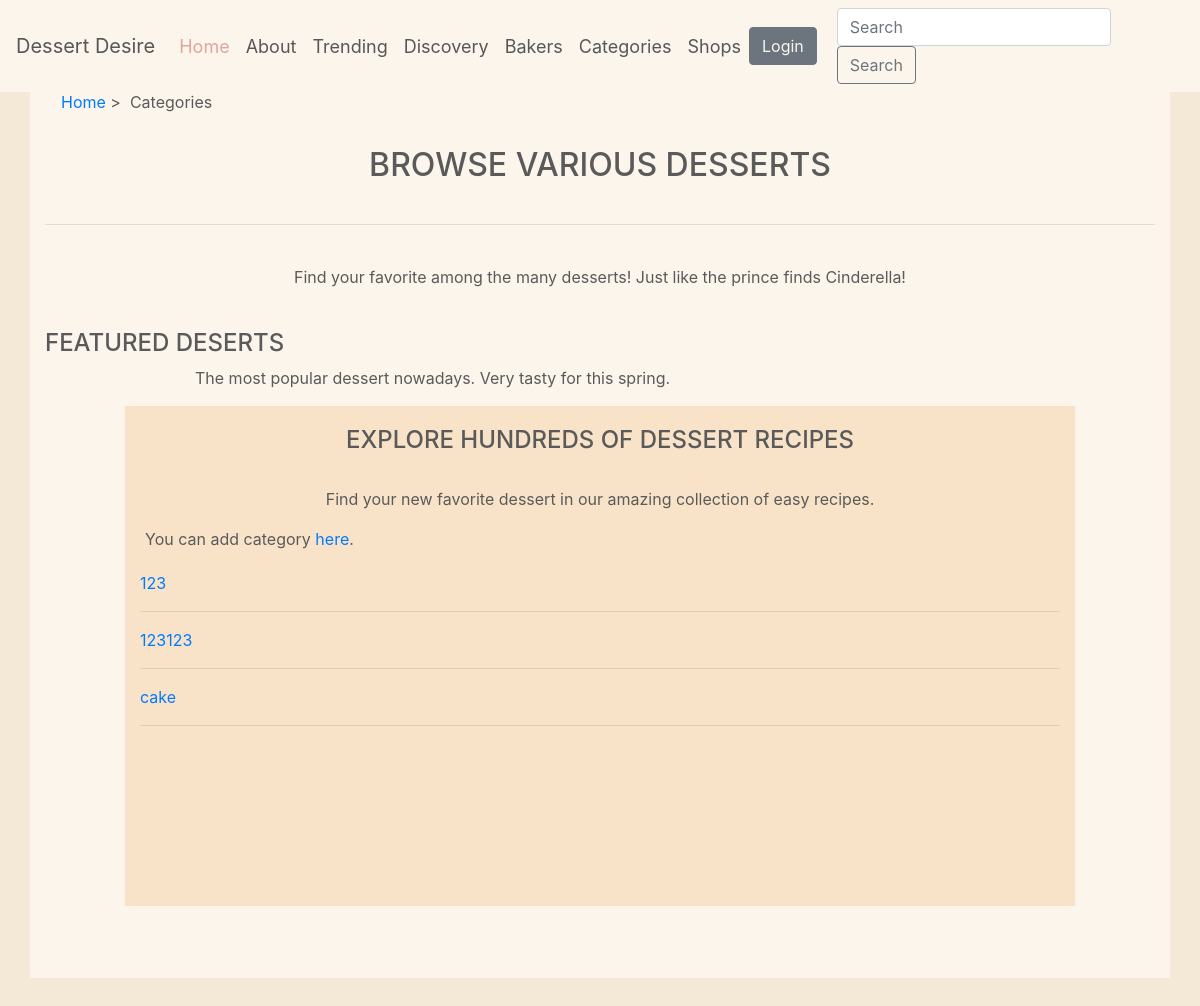
The app's page /rango/category-list with its own data.
### rango/models.py (models this page shows, shortened)
class Category(models.Model):
    NAME_MAX_LENGTH = 128
    name = models.CharField(max_length=NAME_MAX_LENGTH, unique=True)
    views = models.IntegerField(default=0)
    likes = models.IntegerField(default=0)
    slug = models.SlugField(unique=True)
    class Meta:
        verbose_name_plural = 'Categories'

### rango/views.py (the view)
# urls.py: path('category-list', views.CategoryListView.as_view(), name='category-list'),
class CategoryListView(ListView):
    queryset = Category.objects.all()
    template_name = 'rango/category-list.html'

### templates/rango/category-list.html (shortened to what this page needs)
{% extends 'base.html' %}
{% block page_title %}
Categories
{% endblock %}
{% block content %}
<div style="margin-top: 20px">
<h2 style="text-align: center">BROWSE VARIOUS DESSERTS</h2>
<hr style="margin: 40px 0">
<p style="text-align: center">Find your favorite among the many desserts! Just like the prince finds Cinderella!</p>
</div>
<div style="margin-top: 40px">
    <h4>FEATURED DESERTS</h4>
    <p style="margin-left: 150px">
        The most popular dessert nowadays. Very tasty for this spring.
    </p>
</div>
<div class="row" style="display: flex;justify-content: center">
    <div style="background-color: #F9E3C8;height: 500px" class="col-md-10">
        <h4 style="margin-top: 20px;text-align: center">EXPLORE HUNDREDS OF DESSERT RECIPES</h4>
        <br>
        <p style="text-align: center">Find your new favorite  dessert in our amazing collection of easy recipes.</p>
        <div class="row" style="margin-left: 5px;margin-bottom: 20px">
        You can add category
        <a class="" href="{% url 'rango:add_category' %}">
            &nbsp;here
        </a>.
        </div>
        <div>
            {% for i in object_list %}
                <a href="{% url 'rango:show_category' i.slug %}" style="font-size: 16px">{{ i.name }}</a> <br>
                <hr>
            {% endfor %}
        </div>
    </div>
</div>
{% endblock %}

### templates/base.html (style rules this page uses)
body { padding-top: 3rem; padding-bottom: 3rem; color: #5a5a5a; background-color: #F4E8D7; }

### records on screen
Category: name "123"
Category: name "123123"
Category: name "cake"
